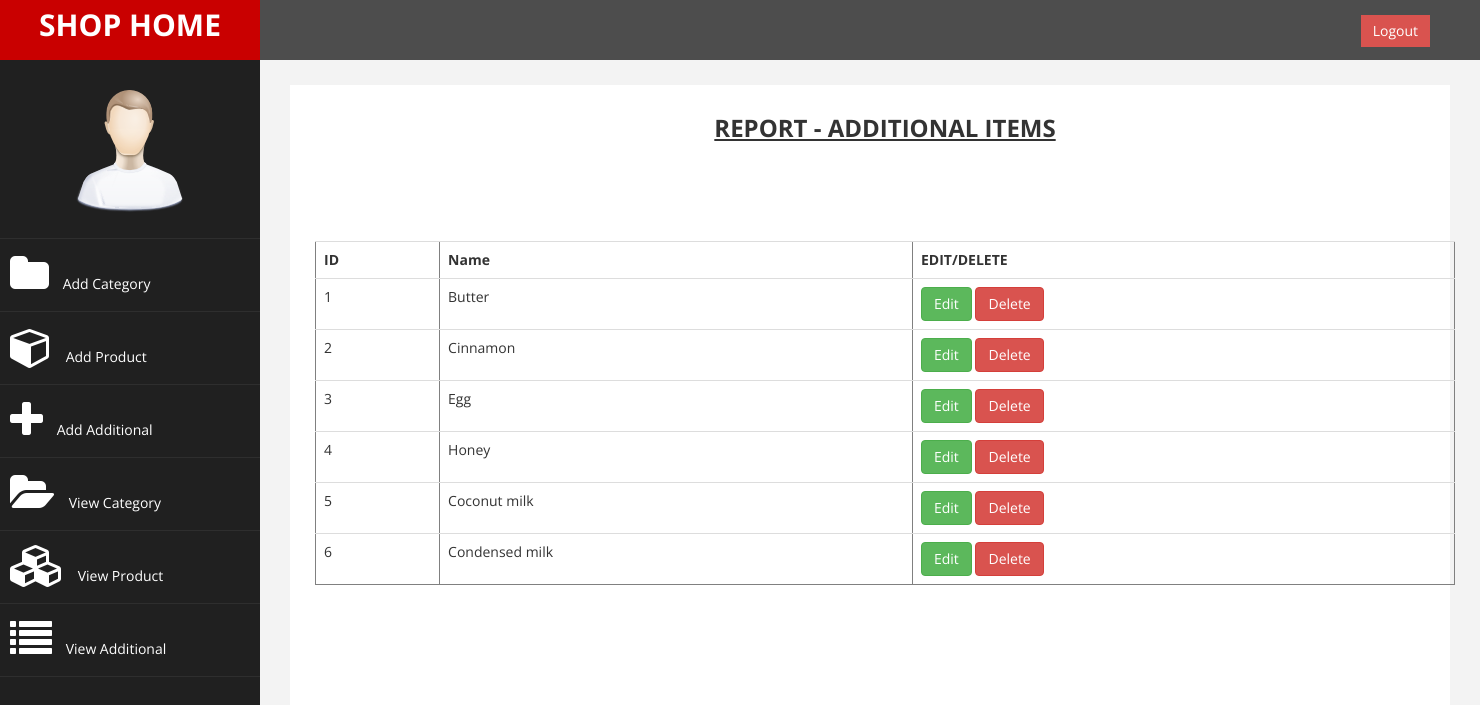
Screenshot of /shop/viewadditional.php with the database file from the repository.
### tables this page shows
CREATE TABLE `additional` (
  `aid` int(11) NOT NULL,
  `aname` varchar(255) NOT NULL,
  `aprice` int(11) DEFAULT NULL,
  `userid` varchar(255) NOT NULL,
  `status` int(11) NOT NULL DEFAULT 1
);

### classes/DataAccess.class.php (called while the page is built, shortened)
<?php
class DataAccess
{
	private $_con,$_query,$_errors;
	public function __construct()
	{
		if(!$this->_con=mysqli_connect(DB_HOST,DB_USER,DB_PASSWORD,DB_NAME))
		{
			die("connection Error");
		}
		$this->_errors ="";
	}
	public function getData($fields,$table,$condition = "1")
	{
		if(!$this->_checkTable($table))
		{
			$this->_errors.="$table not Present";
			return false;
		}
		$this->_query = "select ";
		if(is_array($fields))
		{
			if($this->_checkFieldsIndexed($fields,$table))
			{
				$this->_query.=implode(",",$fields);
			}
			else
			{
				return false;
			}
		}
		else if(gettype($fields) == "string")
		{
			if($fields == "*")
			{
				$this->_query.="*";
			}
		}
		else
		{
			$this->_errors.=" Invalid scheme type";
			return false;
		}
		$this->_query.=" from $table where $condition";
		$resref=mysqli_query($this->_con,$this->_query);
		$dataArr = array();
		if(mysqli_num_rows($resref))
		{
			while($rows = mysqli_fetch_assoc($resref))
			{
				$dataArr[] = $rows;
			}
		}
		return $dataArr;
	}
	private function _checkTable($table)
	{
		$q="show tables";
		$resref = mysqli_query($this->_con,$q);
		if(mysqli_num_rows($resref))
		{
			while($row=mysqli_fetch_array($resref))
			{
				if($row[0]==$table)
				{
					return true;
				}
			}
		}
		return false;
	}
}
?>

### shop/viewadditional.php (the view, shortened to what this page needs)
<?php
$dao=new DataAccess();
?>
<?php include('index.php'); ?>
    <div class="container_gray_bg" id="home_feat_1">
    <div class="container">
    	<div class="row">
            <div class="col-md-12">
                 <h3 class="text-center"><u><b>REPORT - ADDITIONAL ITEMS</b></u></h3>
                <table  border="1" class="table" style="margin-top:100px;">
                    <tr>
                        <th>ID</th>
                        <th>Name</th>
                        <th>EDIT/DELETE</th>
                    </tr>
<?php
$records = $dao->getData('*', 'additional');
if (!empty($records)) {
    foreach ($records as $row) {
        echo "<tr>";
        echo "<td>{$row['aid']}</td>";
        echo "<td>{$row['aname']}</td>";
        echo "<td>
                <a href='editstudentsimage.php?id={$row['aid']}' class='btn btn-success'>Edit</a>
                <a href='editstudentsimage.php?id={$row['aid']}' class='btn btn-danger'>Delete</a>
              </td>";
        echo "</tr>";
    }
} else {
    echo "<tr><td colspan='7'>No records found</td></tr>";
}
?>
                </table>
            </div>
        </div>
    </div>
    </div>

### shop/assets/css/custom.css (style rules this page uses)
body { font-family: 'Open Sans', sans-serif; }
.text-center { text-align:center; }

### rows the page displays
additional: aid "1", aname "Butter"
additional: aid "2", aname "Cinnamon"
additional: aid "3", aname "Egg"
additional: aid "4", aname "Honey"
additional: aid "5", aname "Coconut milk"
additional: aid "6", aname "Condensed milk"
